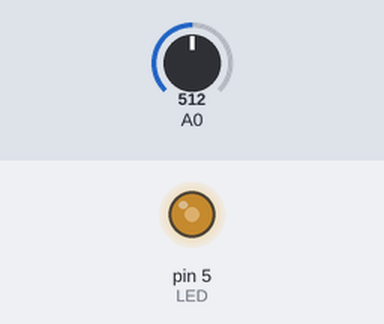
This sketch was run on a simulated Arduino Uno, built with avr-gcc and run on an emulated ATmega328P. Shown: output pins drawn as LEDs (lit = HIGH). The test bench sets the inputs (shaded band); at power-on: A0 = 512.

Above: at 1.2 s.
1.3 s: A0 set to 716
At 2.5 s:
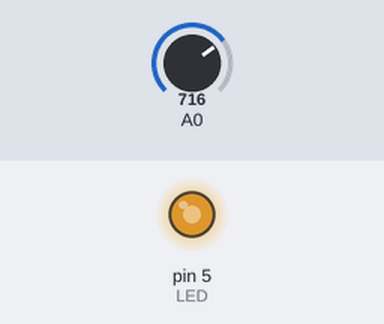
2.8 s: A0 set to 900
At 3.8 s:
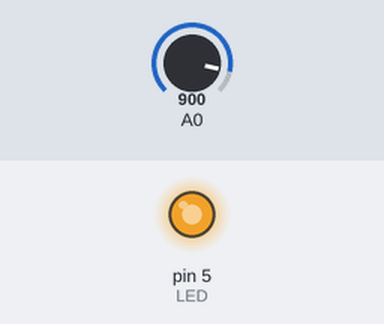
4.3 s: A0 set to 122
At 4.9 s:
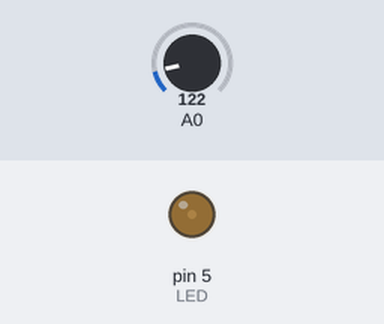
5.8 s: A0 set to 0
At 6.1 s:
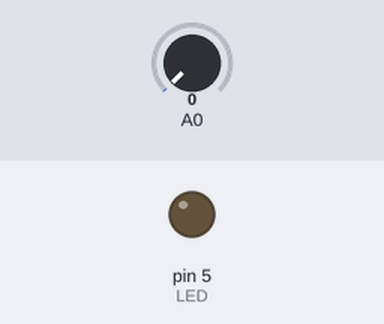
7.3 s: A0 set to 511
At 8.4 s:
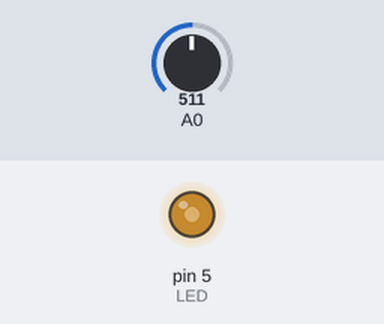
Timing chart, 0 to 9.8 s (numbered marks = the images above; inputs shaded):
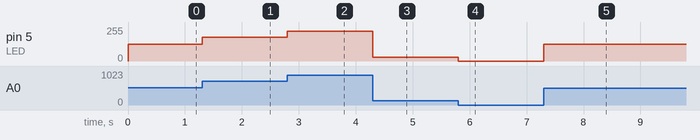

Measured:
- after the input at 1.3 s, pin 5 (LED): 127/255 → 178/255 at once
- after the input at 2.8 s, pin 5 (LED): 178/255 → 224/255 at once
- after the input at 4.3 s, pin 5 (LED): 224/255 → 30/255 at once
- after the input at 5.8 s, pin 5 (LED): 30/255 → 0/255 at once
- after the input at 7.3 s, pin 5 (LED): 0/255 → 127/255 at once

The sketch:

POT_LED.ino
```cpp
/*
 * Fundacion Kinal
 * Centro educativo tecnico laboral Kinal
 * Electronica
 * Grado: Quinto
 * Sección: A
 * Curso: Taller de electronica digital y reparación de computadoras I
 * Nombre:Pablo David Hernandez Ajiataz
 * Carnet: 2022472
 * Proyecto: Uso de interrupciones externas - Bimestre III
*/
#define LED 5
int luminosidad;
void setup() {
  pinMode(A0, INPUT);
  pinMode(LED, OUTPUT);
}
void loop() {
  int Leer_Estado = analogRead(A0);
  luminosidad = map(Leer_Estado, 0, 1023, 0, 255);
  analogWrite(LED,luminosidad);
}
```
